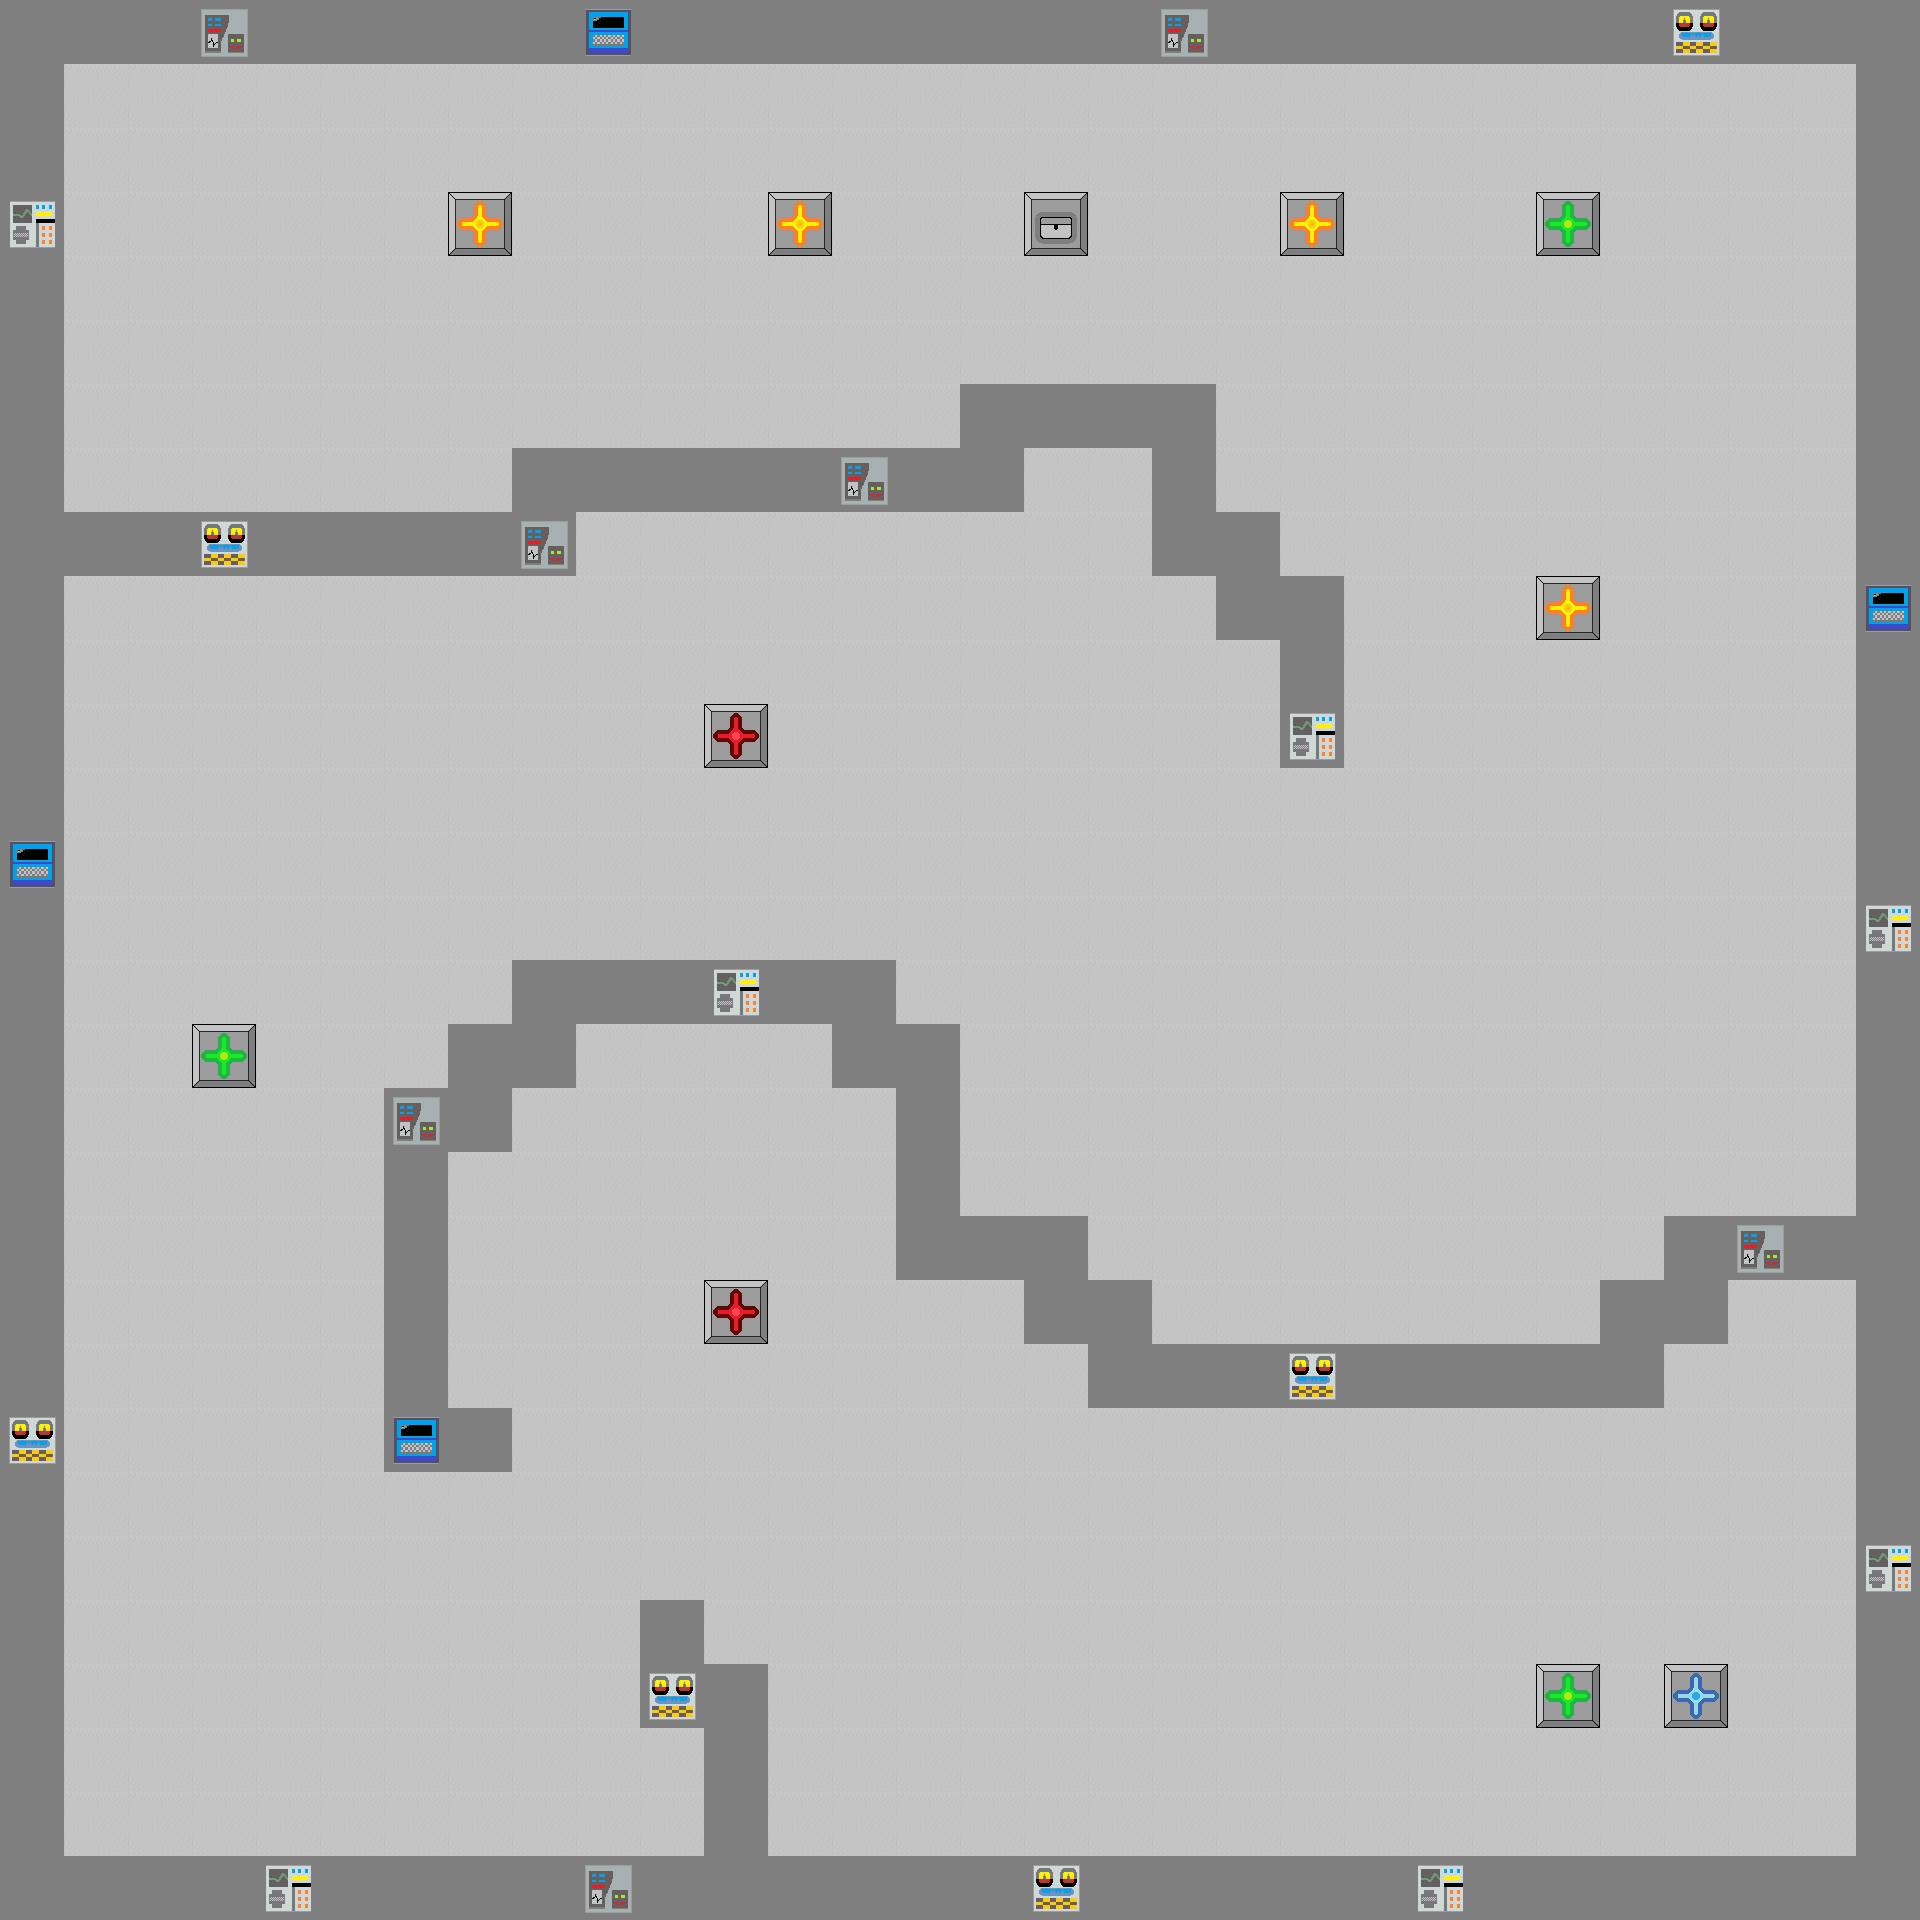

Below is a game level as drawn by its tile map, then a one-line description and the .tmx that defines it (tile-layer data replaced by summaries):
An orthogonal 30x30 tile map with 64x64 px tiles, 1 tile layer (Calque de Tile 1) and 6 objects (4x I, C, T).

<map version="1.0" tiledversion="1.0.2" orientation="orthogonal" renderorder="right-down" width="30" height="30" tilewidth="64" tileheight="64" nextobjectid="30">
 <tileset firstgid="1" source="tileset.tsx" />
 <layer name="Calque de Tile 1" width="30" height="30">
  <data>[900 cells, 900 non-empty, 11 distinct tile ids]</data>
 </layer>
 <objectgroup name="Calque d'objets 1" visible="0">
  <object id="11" name="I" x="478.788" y="221.212">
   <properties>
    <property name="str">Hey ! Welcome to the tutorial !
Move using Z,Q,S,D</property>
   </properties>
  </object>
  <object id="12" name="I" x="796.97" y="218.182">
   <properties>
    <property name="str">Nice ! Now, try to find a weapon
Maybe in this chest</property>
   </properties>
  </object>
  <object id="13" name="C" x="1054.54" y="221.212">
   <properties>
    <property name="weapon" type="int" value="2" />
   </properties>
  </object>
  <object id="14" name="I" x="1309.09" y="221.212">
   <properties>
    <property name="str">Nice !
Now, you need to charge your battery using the charger
on your right</property>
   </properties>
  </object>
  <object id="16" name="I" x="1560.6" y="606.061">
   <properties>
    <property name="str">Now, you're ready to kill
the mad robots</property>
   </properties>
  </object>
  <object id="27" name="T" x="1690.91" y="1693.94">
   <properties>
    <property name="map" type="int" value="1" />
    <property name="x" type="float" value="120" />
    <property name="y" type="float" value="260" />
   </properties>
  </object>
 </objectgroup>
</map>